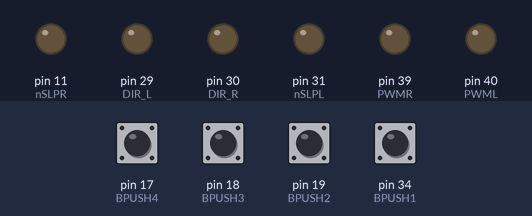
Bench run of a sketch on a simulated Arduino Mega 2560, built with avr-gcc and run on an emulated ATmega2560. Shown: output pins drawn as LEDs (lit = HIGH). The test bench sets the inputs (shaded band); at power-on: pin 17 (BPUSH4), pin 18 (BPUSH3), pin 19 (BPUSH2), pin 34 (BPUSH1) LOW.

Above: at 1.2 s.
1.3 s: pin 17 (BPUSH4) pulled HIGH for 0.15 s
At 2.0 s:
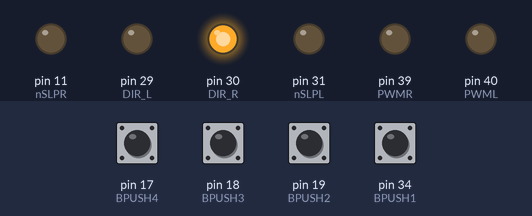
2.9 s: pin 18 (BPUSH3) pulled HIGH for 0.15 s
At 4.2 s:
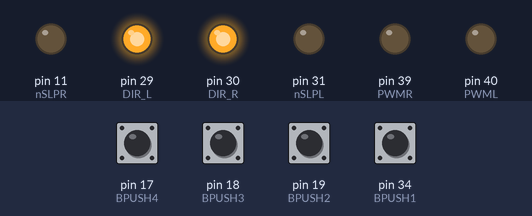
4.5 s: pin 19 (BPUSH2) pulled HIGH for 0.15 s
At 4.57 s:
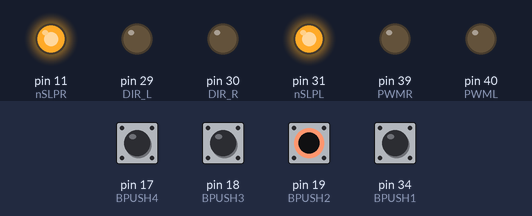
6.1 s: pin 17 (BPUSH4) pulled HIGH for 1 s
At 6.9 s:
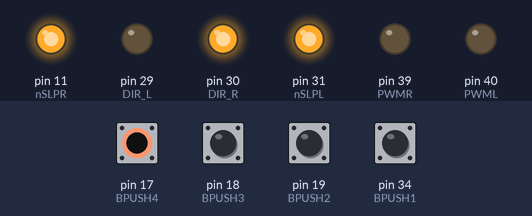
8.6 s: pin 18 (BPUSH3) pulled HIGH for 1 s
At 9.2 s:
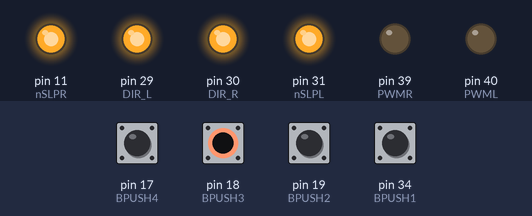
11.1 s: pin 17 (BPUSH4) driven HIGH and pin 18 (BPUSH3) driven HIGH
At 11.4 s:
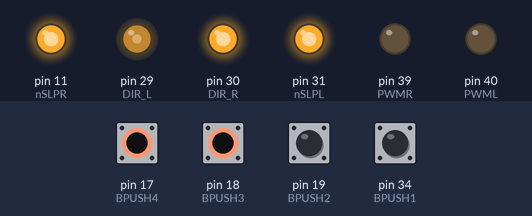
Timing chart, 0 to 13.6 s (numbered marks = the images above; inputs shaded):
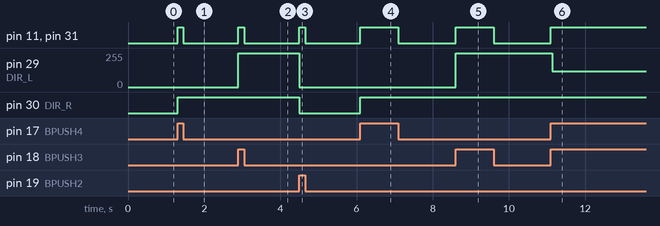

The sketch:

robomeBUTTONS.ino
```cpp
  const int nSLPL = 31;
  const int nSLPR = 11;
  const int DIR_L = 29;
  const int DIR_R = 30;
  const int PWML = 40;
  const int PWMR = 39;

  const int BPUSH1 = 34;
  const int BPUSH2 = 19;
  const int BPUSH3 = 18;
  const int BPUSH4 = 17;

  int rangeL;
  int rangeR;

  const int RLED = 77;

void setup() {
  // put your setup code here, to run once:
pinMode(nSLPL, OUTPUT);
pinMode(nSLPR, OUTPUT);
pinMode(DIR_L, OUTPUT);
pinMode(DIR_R, OUTPUT);
pinMode(PWML, OUTPUT);
pinMode(PWMR, OUTPUT);

pinMode (BPUSH1, INPUT);
pinMode (BPUSH2, INPUT);
pinMode (BPUSH3, INPUT);
pinMode (BPUSH4, INPUT);

//analogWrite(PWML, 0);
//analogWrite(PWMR, 0);

digitalWrite(nSLPL, LOW);
digitalWrite(nSLPR, LOW);

//digitalWrite(DIR_R, LOW);
//digitalWrite(DIR_R, LOW);

}

void loop() {
  // put your main code here, to run repeatedly:

  if (digitalRead(BPUSH1) == HIGH)
  {
    digitalWrite(RLED, HIGH);
  }
  else
  {
    digitalWrite(RLED, LOW);
  }
  if (digitalRead(BPUSH2) == HIGH)
  {
    forward();
    speedLeft(25);
    speedRight(25);
  }
  if (digitalRead(BPUSH3) == HIGH)
  {
    backward();
    speedLeft(25);
    speedRight(25);
  }
  if (digitalRead(BPUSH4) == HIGH)
  {
    right();
    speedLeft(15);
    speedRight(0);
  }
  if ((digitalRead(BPUSH1) == LOW) && (digitalRead(BPUSH2) == LOW) && (digitalRead(BPUSH3) == LOW) && (digitalRead(BPUSH4) == LOW))
  {
    sleepmode();
  }
}

void sleepmode()
{
  digitalWrite(nSLPL, LOW);
  digitalWrite(nSLPR, LOW);
}

void forward()
{
  digitalWrite(nSLPL, HIGH);
  digitalWrite(nSLPR, HIGH);
  digitalWrite(DIR_L, LOW);
  digitalWrite(DIR_R, LOW);
}

void backward()
{
  digitalWrite(nSLPL, HIGH);
  digitalWrite(nSLPR, HIGH);
  digitalWrite(DIR_L, HIGH);
  digitalWrite(DIR_R, HIGH);
}

void right()
{
  digitalWrite(nSLPL, HIGH);
  digitalWrite(nSLPR, HIGH);
  digitalWrite(DIR_L, LOW);
  digitalWrite(DIR_R, HIGH);
}

void speedLeft(int speedL)
{
  rangeL = map (speedL, 0, 100, 0, 255);
  analogWrite(PWML, rangeL);
}

void speedRight(int speedR)
{
  rangeR = map (speedR, 0, 100, 0, 255);
  analogWrite(PWMR, rangeR);
}
```

Measured:
- after the input at 1.3 s, pin 11 (nSLPR), pin 31 (nSLPL): LOW → HIGH at once, → LOW 0.15 s later; pin 30 (DIR_R): LOW → HIGH at once
- after the input at 2.9 s, pin 11 (nSLPR), pin 31 (nSLPL): LOW → HIGH at once, → LOW 0.15 s later; pin 29 (DIR_L): 0/255 → 255/255 at once
- after the input at 4.5 s, pin 11 (nSLPR), pin 31 (nSLPL): LOW → HIGH at once, → LOW 0.15 s later; pin 29 (DIR_L): 255/255 → 0/255 at once; pin 30 (DIR_R): HIGH → LOW at once
- after the input at 6.1 s, pin 11 (nSLPR), pin 31 (nSLPL): LOW → HIGH at once, → LOW 1.0 s later; pin 30 (DIR_R): LOW → HIGH at once
- after the input at 8.6 s, pin 11 (nSLPR), pin 31 (nSLPL): LOW → HIGH at once, → LOW 1.0 s later; pin 29 (DIR_L): 0/255 → 255/255 at once
- after the input at 11.1 s, pin 11 (nSLPR), pin 31 (nSLPL): LOW → HIGH at once; pin 29 (DIR_L): 255/255 → 119/255 at once
